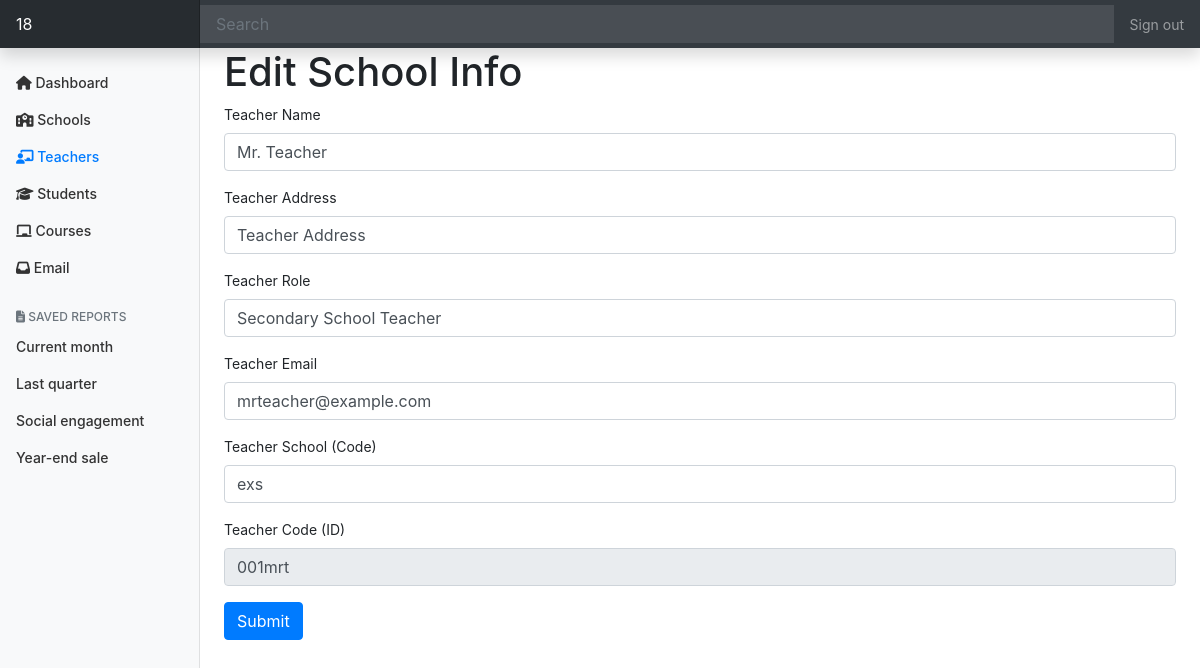
The app's page /district-admin/ASGDemo/edit/teacher/001mrt (signed in), older data.
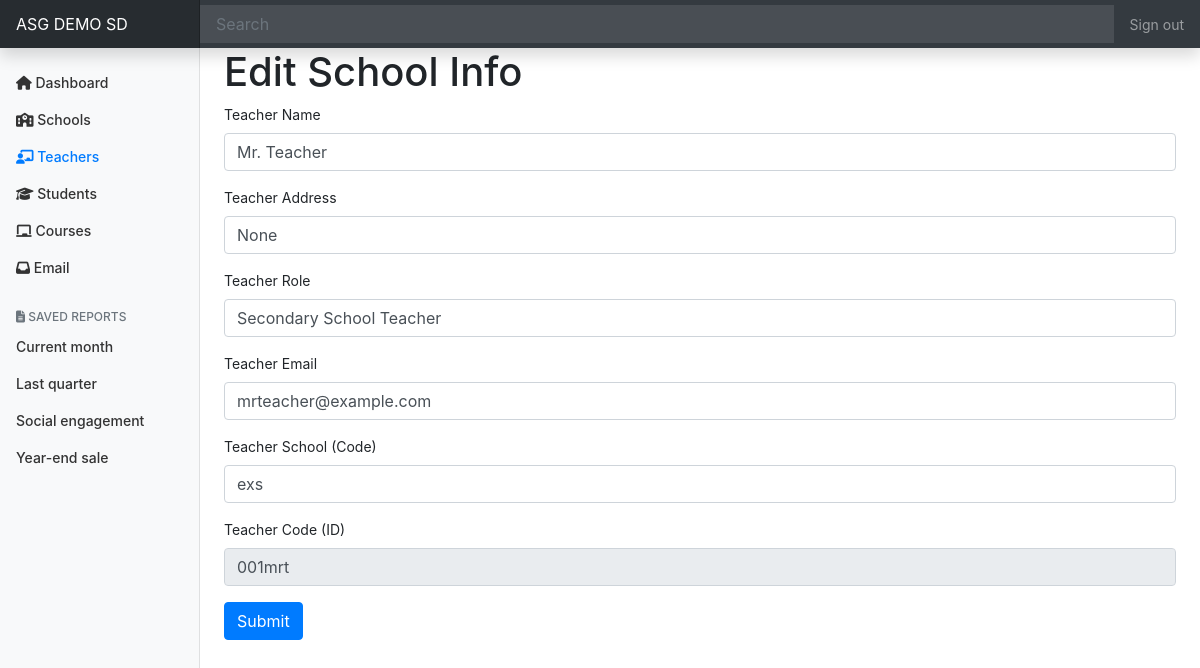
The same page, newer data.
### tables this page shows
CREATE TABLE "users" (
	"user_id"	INTEGER PRIMARY KEY AUTOINCREMENT,
	"school_id"	INTEGER,
	"name"	TEXT,
	"username"	TEXT,
	"password"	TEXT,
	"role"	TEXT,
	"district_id"	INTEGER,
	"email"	TEXT,
	"verification"	TEXT,
	"address"	TEXT,
	"role_description"	INTEGER,
	"code"	TEXT
);

CREATE TABLE "districts" (
	"district_id"	INTEGER PRIMARY KEY AUTOINCREMENT,
	"name"	TEXT,
	"motto"	TEXT,
	"logo"	TEXT,
	"address"	TEXT,
	"code"	TEXT
);

### app.py (the view)
@app.route("/district-admin/<string:d_code>/edit/teacher/<string:t_code>",
           methods=["GET", "POST"])
def edit_teacher(d_code, t_code):
    user_info = c.execute("SELECT * FROM users WHERE user_id=:user_id", {
        "user_id": session.get("user_id")
    }).fetchall()
    try:
        district = c.execute("SELECT * FROM districts WHERE code=:code", {
            "code": d_code
        }).fetchall()[0][0]
    except IndexError:
        abort(403)
    d_id = c.execute("SELECT district_id FROM districts WHERE code=:code", {
        "code": d_code
    }).fetchall()[0][0]
    try:
        t_id = c.execute(
            "SELECT * FROM users WHERE role='teacher' AND district_id=:d_id AND code=:t_code",
            {
                "d_id": d_id,
                "t_code": t_code
            }).fetchall()[0][0]
    except IndexError:
        return render_template(
            "error.html",
            title="No Teacher Code Found",
            details="No teacher code, please double check. Thanks")
    if request.method == "POST":
        try:
            s_id = c.execute("SELECT school_id FROM schools WHERE code=:code",
                             {
                                 "code": request.form.get("s_code")
                             }).fetchall()[0][0]
        except IndexError:
            return render_template(
                "error.html",
                title="No School Found",
                detail=
                "System didn't found the school code that you substitute in. Please double check.",
                url=f"/district-admin/{d_code}")
        c.execute(
            "UPDATE users SET name=:name, address=:address, role_description=:role_description, email=:email, school_id=:school_id WHERE role='teacher' AND district_id=:district_id AND code=:code",
            {
                "name": request.form.get("name"),
                "address": request.form.get("address"),
                "role_description": request.form.get("role"),
                "email": request.form.get("email"),
                "school_id": s_id,
                "district_id": d_id,
                "code": t_code
            })
        conn.commit()
        return redirect(f"/district-admin/{d_code}/teachers")
    else:
        teacher = c.execute(
            "SELECT * FROM users WHERE role='teacher' AND district_id=:d_id AND code=:t_code",
            {
                "d_id": d_id,
                "t_code": t_code
            }).fetchall()[0]
        print(teacher)
        name = teacher[2]
        address = teacher[9]
        role = teacher[10]
        email = teacher[3]
        s_id = teacher[1]
        s_code = c.execute("SELECT code FROM schools WHERE school_id=:s_id", {
            "s_id": s_id
        }).fetchall()[0][0]
        t_code = teacher[11]
        result = [name, address, role, email, s_code, t_code]
        return render_template("district-admin/edit-teacher.html",
                               teacher=result)

### templates/district-admin/edit-teacher.html (shortened to what this page needs)
{% extends "district-admin/dashboard-layout.html" %}
{% block main %}
    <h1>Edit School Info</h1>
    <form action="/district-admin/{{ session['district_code'] }}/edit/teacher/{{ teacher[5] }}" method="POST">
        <div class="form-group">
            <label for="exampleInputEmail1">Teacher Name</label>
            <input type="text" class="form-control" id="exampleInputEmail1" aria-describedby="emailHelp" name="name" value="{{ teacher[0] }}" required>
        </div>
        <div class="form-group">
            <label for="exampleInputEmail1">Teacher Address</label>
            <input type="text" class="form-control" id="exampleInputEmail1" aria-describedby="emailHelp" name="address" value="{{ teacher[1] }}" required>
        </div>
        <div class="form-group">
            <label for="exampleInputEmail1">Teacher Role</label>
            <input type="text" class="form-control" id="exampleInputEmail1" aria-describedby="emailHelp" name="role" value="{{ teacher[2] }}" required>
        </div>
        <div class="form-group">
            <label for="exampleInputEmail1">Teacher Email</label>
            <input type="email" class="form-control" id="exampleInputEmail1" aria-describedby="emailHelp" name="email" value="{{ teacher[3] }}" required>
        </div>
        <div class="form-group">
            <label for="exampleInputEmail1">Teacher School (Code)</label>
            <input type="text" class="form-control" id="exampleInputEmail1" aria-describedby="emailHelp" name="s_code" value="{{ teacher[4] }}" required>
        </div>
        <div class="form-group">
            <label for="exampleInputEmail1">Teacher Code (ID)</label>
            <input type="text" class="form-control" id="exampleInputEmail1" aria-describedby="emailHelp" name="t_code" value="{{ teacher[5] }}" required readonly>
        </div>
        <button type="submit" class="btn btn-primary">Submit</button>
    </form>
{% endblock %}

### templates/district-admin/dashboard-layout.html (shortened to what this page needs)
<!doctype html>
<html lang="en">
  <head>
    <link rel="stylesheet" href="https://stackpath.bootstrapcdn.com/bootstrap/4.5.0/css/bootstrap.min.css">
    <link href="/static/district-admin-dashboard.css" rel="stylesheet">
  </head>
  <body>
    <nav class="navbar navbar-dark sticky-top bg-dark flex-md-nowrap p-0 shadow">
  <a class="navbar-brand col-md-3 col-lg-2 mr-0 px-3" href="/district-admin/{{ session['district_code'] }}">{{ session["district_name"] }}</a>
  <input class="form-control form-control-dark w-100" type="text" placeholder="Search" aria-label="Search">
  <ul class="navbar-nav px-3">
    <li class="nav-item text-nowrap">
      <a class="nav-link" href="/logout">Sign out</a>
    </li>
  </ul>
</nav>
<div class="container-fluid">
  <div class="row">
    <nav id="sidebarMenu" class="col-md-3 col-lg-2 d-md-block bg-light sidebar collapse">
      <div class="sidebar-sticky pt-3">
        <ul class="nav flex-column">
          <li class="nav-item">
            <a class="nav-link" href="/district-admin/{{ session['district_code'] }}" id="dashboard">
                <i class="fas fa-home"></i>
              Dashboard <span class="sr-only">(current)</span>
            </a>
          </li>
          <li class="nav-item">
            <a class="nav-link" href="/district-admin/{{ session['district_code'] }}/schools" id="schools">
                <i class="fas fa-school"></i>
               Schools
            </a>
          </li>
          <li class="nav-item">
            <a class="nav-link" href="/district-admin/{{ session['district_code'] }}/teachers" id="teachers">
                <i class="fas fa-chalkboard-teacher"></i>
              Teachers
            </a>
          </li>
          <li class="nav-item">
            <a class="nav-link" href="/district-admin/{{ session['district_code'] }}/students" id="students">
                <i class="fas fa-graduation-cap"></i>
              Students
            </a>
          </li>
          <li class="nav-item">
            <a class="nav-link" href="/district-admin/{{ session['district_code'] }}/courses" id="courses">
              <i class="fas fa-chalkboard"></i>
              Courses
            </a>
          </li>
          <li class="nav-item">
            <a class="nav-link" href="/email" id="email">
              <i class="fas fa-inbox"></i>
              Email
            </a>
          </li>
        </ul>
        <h6 class="sidebar-heading d-flex justify-content-between align-items-center px-3 mt-4 mb-1 text-muted">
          <span><i class="fas fa-file-alt"></i> Saved reports</span>
        </h6>
        <ul class="nav flex-column mb-2">
          <li class="nav-item">
            <a class="nav-link" href="#">
              Current month
            </a>
          </li>
          <li class="nav-item">
            <a class="nav-link" href="#">
              Last quarter
            </a>
          </li>
          <li class="nav-item">
            <a class="nav-link" href="#">
              Social engagement
            </a>
          </li>
          <li class="nav-item">
            <a class="nav-link" href="#">
              Year-end sale
            </a>
          </li>
        </ul>
      </div>
    </nav>
    <main role="main" class="col-md-9 ml-sm-auto col-lg-10 px-md-4">
        {% block main %}{% endblock %}
    </main>
  </div>
</div>
</html>

Row changes from the older to the newer data that the page shows:
now on this page (row unchanged): districts: district_name "ASG DEMO SD"
changed users "Mr. Teacher": address "Teacher Address" → (not shown)
Text that changed along with them:
form field address: (not shown) → "None"
{{ session["district_name"] }}: "18" → (not shown)
